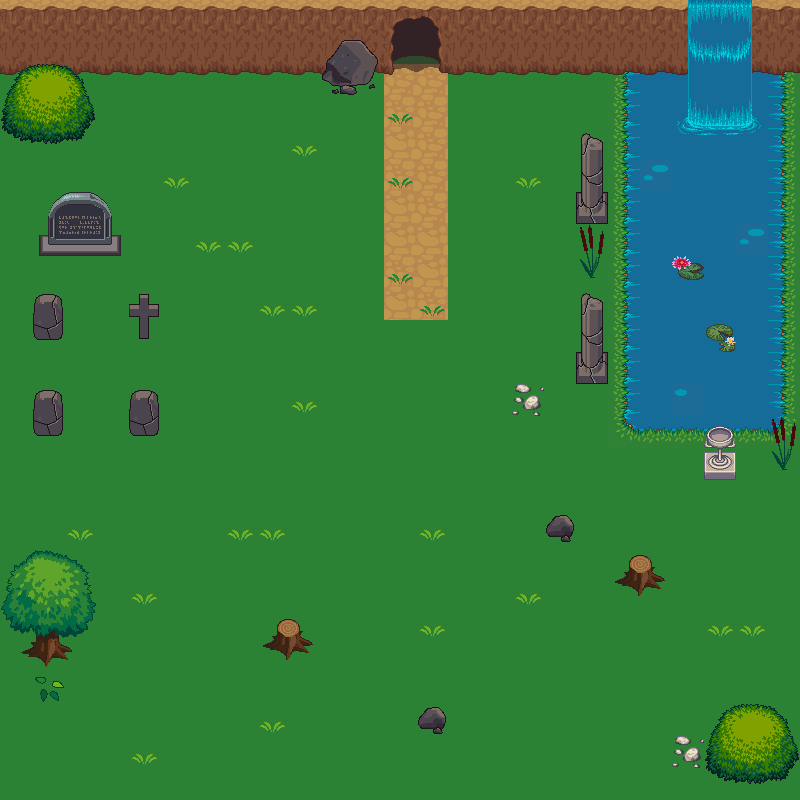

Rendered tile map (Tiled .tmx) drawn with the repository's tilesets; below, a short description and the map source with its tile grids summarised:
An orthogonal 25x25 tile map with 32x32 px tiles, 3 tile layers (Ground, Tile Layer 2, Water), 10 tilesets and 18 objects (6x Statue, 5x Tree, 2x Pillair, Rock, Water, ...).

<map version="1.8" tiledversion="1.8.4" orientation="orthogonal" renderorder="right-down" width="25" height="25" tilewidth="32" tileheight="32" infinite="0" nextlayerid="6" nextobjectid="23">
 <tileset firstgid="1" source="terrain_atlas.tsx" />
 <tileset firstgid="1025" source="cavern_ruins.tsx" />
 <tileset firstgid="1409" name="ak&amp;#039;s_assets" tilewidth="32" tileheight="32" tilecount="504" columns="24">
  <image source="ak&amp;#039;s_assets.png" width="768" height="672" />
 </tileset>
 <tileset firstgid="1913" name="base_out_atlas" tilewidth="32" tileheight="32" tilecount="1024" columns="32">
  <image source="base_out_atlas.png" width="1024" height="1024" />
 </tileset>
 <tileset firstgid="2937" name="castle" tilewidth="32" tileheight="32" tilecount="152" columns="8">
  <image source="castle.png" width="256" height="608" />
 </tileset>
 <tileset firstgid="3089" name="cavern_ruins" tilewidth="32" tileheight="32" tilecount="384" columns="24">
  <image source="cavern_ruins.png" width="768" height="512" />
 </tileset>
 <tileset firstgid="3473" name="interior" tilewidth="32" tileheight="32" tilecount="256" columns="16">
  <image source="interior.png" width="512" height="512" />
 </tileset>
 <tileset firstgid="3729" name="interior" tilewidth="32" tileheight="32" tilecount="256" columns="16">
  <image source="interior.png" width="512" height="512" />
 </tileset>
 <tileset firstgid="3985" name="stairs" tilewidth="32" tileheight="32" tilecount="88" columns="8">
  <image source="stairs.png" width="256" height="352" />
 </tileset>
 <tileset firstgid="4073" name="terrain_atlas" tilewidth="32" tileheight="32" tilecount="1024" columns="32">
  <image source="terrain_atlas.png" width="1024" height="1024" />
 </tileset>
 <layer id="1" name="Ground" width="25" height="25">
  <data>[625 cells, 625 non-empty, 10 distinct tile ids]</data>
 </layer>
 <layer id="2" name="Tile Layer 2" width="25" height="25">
  <data>[625 cells, 75 non-empty, 9 distinct tile ids]</data>
 </layer>
 <layer id="4" name="Water" width="25" height="25">
  <data>[625 cells, 112 non-empty, 69 distinct tile ids]</data>
 </layer>
 <objectgroup id="5" name="Object Layer 1">
  <object id="1" type="Statue" x="33.4481" y="194.786" width="92.4742" height="59.0261" />
  <object id="2" x="-85.5878" y="247.909" height="0.983768" />
  <object id="3" type="Statue" x="35.4156" y="293.163" width="27.5455" height="53.1235" />
  <object id="7" type="Statue" x="127.89" y="290.211" width="27.5455" height="53.1235" />
  <object id="8" type="Statue" x="31.4806" y="386.621" width="27.5455" height="53.1235" />
  <object id="9" type="Statue" x="125.922" y="386.621" width="27.5455" height="53.1235" />
  <object id="10" type="Pillair" x="576.488" y="294.147" width="27.5455" height="91.4904" />
  <object id="11" type="Pillair" x="577.472" y="134.284" width="27.5455" height="91.4904" />
  <object id="12" type="Rock" x="323.66" y="29.513" width="58.0423" height="67.88" />
  <object id="13" type="Tree" x="-1.96754" y="50.1722" width="101.328" height="105.263" />
  <object id="15" type="Tree" x="-10.8214" y="527.3" width="108.214" height="150.516" />
  <object id="16" type="Tree" x="697.491" y="689.621" width="99.3606" height="108.214" />
  <object id="17" type="Statue" x="708.313" y="417.118" width="24.5942" height="60.0098" />
  <object id="18" x="-117.068" y="295.13" />
  <object id="19" type="Water" x="622.725" y="57.0585" width="158.387" height="375.799" />
  <object id="20" type="Wall" x="-0.983768" y="-8.85391" width="799.803" height="88.5391" />
  <object id="21" type="Tree" x="251.845" y="602.066" width="68.8637" height="64.9287" />
  <object id="22" type="Tree" x="602.066" y="530.251" width="72.7988" height="78.7014" />
 </objectgroup>
</map>
